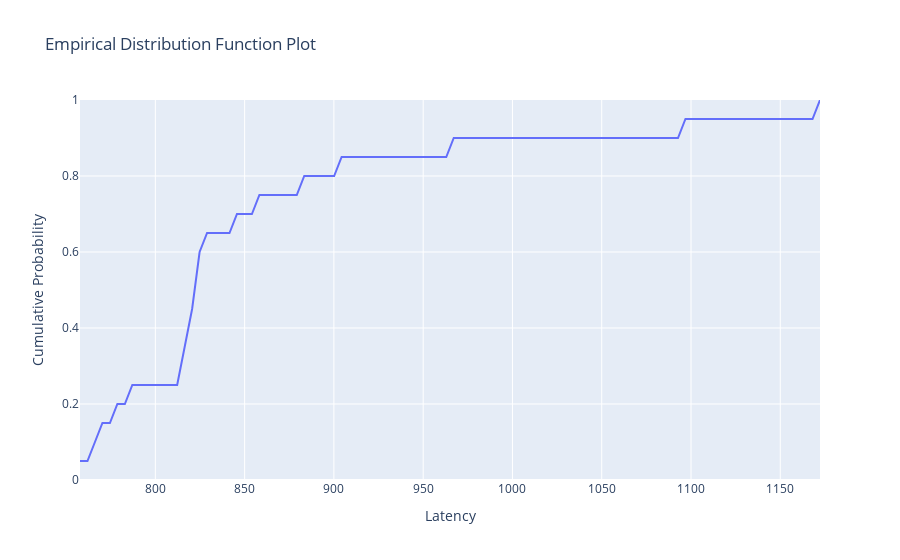
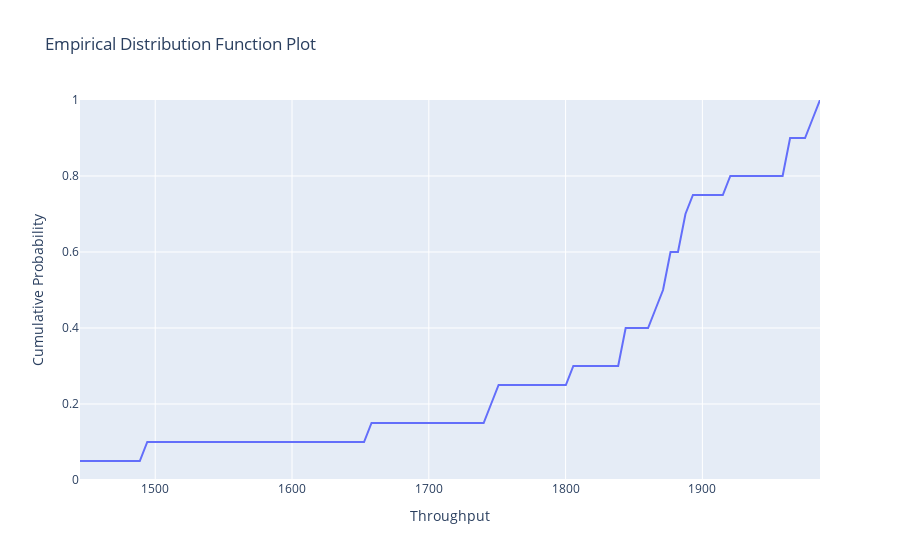

Here is the notebook cell these charts were saved with, in order:
### Code cell
fig = optuna.visualization.plot_edf([study], target=get_latency, target_name="Latency")
fig.show()
fig = optuna.visualization.plot_edf([study], target=get_throughput, target_name="Throughput")
fig.show()
